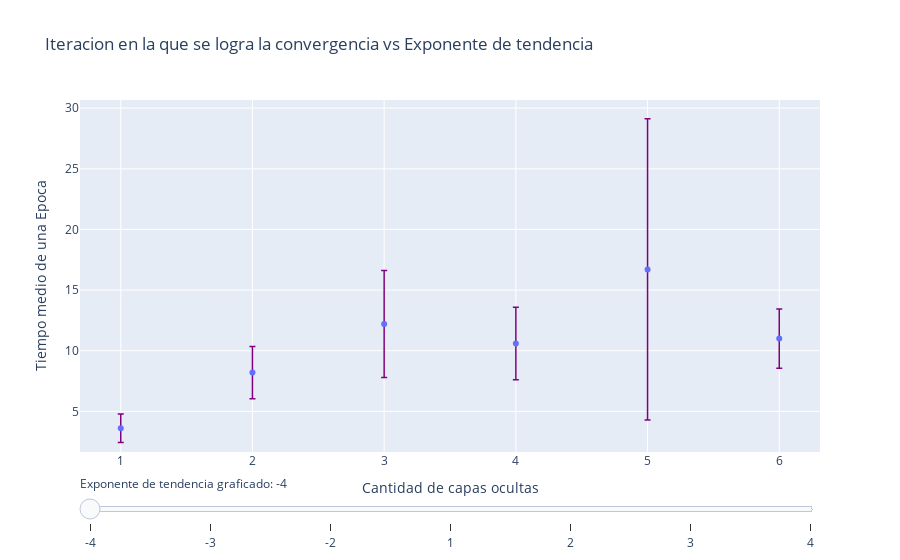

Notebook code cell kept with this figure:
### Code cell
## GRAFICOS 2D CON SLIDERS PARA POSIBLE CARACTERIZACION
# Create figure
#import plotly.graph_objects as go
fig = go.Figure()
#fig.show(block=True)
# Add traces, one for each slider step
for i in np.arange(0, X.shape[0] , 1):
    fig.add_trace(go.Scatter(  visible=False,
        x=Y[i,:], y=Z_3[i,:], mode='markers', name='measured', 
        error_y=dict( type='data', array=dZ_3[i,:], arrayminus = dZ_3[i,:] , color='purple', thickness=1.5, width=3) ) )
fig.data[0].visible = True# Make 10th trace visible
# Create and add slider
steps = [];
for i in range(len(fig.data)):
    #print(step)
    step = dict( method="restyle", args  =["visible", [False] * len(fig.data)], label = str(X[i,0]) )
    step["args"][1][i] = True  # Toggle i'th trace to "visible"
    steps.append(step)
sliders = [dict( active=10, currentvalue={"prefix": "Exponente de tendencia graficado: "}, pad={"t": 20}, steps=steps )]
fig.update_layout( sliders=sliders )
fig.update_layout(
    yaxis  = dict(range=[np.min(Z_3 - dZ_3), np.max(Z_3 + dZ_3)]), 
    xaxis_title="Cantidad de capas ocultas", yaxis_title="Tiempo medio de una Epoca", 
    title=" Iteracion en la que se logra la convergencia vs Exponente de tendencia",)
fig.show()

### Figure 1 — Plotly figure (JSON) as saved in the notebook; plotly's stock layout.template omitted (floating-point values rounded to 4 significant figures)
{"data": [{"error_y": {"array": [1.174, 2.15, 4.417, 2.989, 12.42, 2.449], "arrayminus": [1.174, 2.15, 4.417, 2.989, 12.42, 2.449], "color": "purple", "thickness": 1.5, "type": "data", "width": 3}, "mode": "markers", "name": "measured", "type": "scatter", "visible": true, "x": [1, 2, 3, 4, 5, 6], "y": [3.6, 8.2, 12.2, 10.6, 16.7, 11]}, {"error_y": {"array": [1.494, 1.287, 4.442, 2.251, 13.0, 8.423], "arrayminus": [1.494, 1.287, 4.442, 2.251, 13.0, 8.423], "color": "purple", "thickness": 1.5, "type": "data", "width": 3}, "mode": "markers", "name": "measured", "type": "scatter", "visible": false, "x": [1, 2, 3, 4, 5, 6], "y": [3.7, 8.9, 11.2, 10.2, 17.4, 18.5]}, {"error_y": {"array": [1.549, 3.327, 2.406, 2.452, 10.87, 7.871], "arrayminus": [1.549, 3.327, 2.406, 2.452, 10.87, 7.871], "color": "purple", "thickness": 1.5, "type": "data", "width": 3}, "mode": "markers", "name": "measured", "type": "scatter", "visible": false, "x": [1, 2, 3, 4, 5, 6], "y": [3.2, 6.8, 10.7, 9.3, 19.8, 12.8]}, {"error_y": {"array": [0.6749, 2.183, 1.43, 1.874, 4.523, 4.498], "arrayminus": [0.6749, 2.183, 1.43, 1.874, 4.523, 4.498], "color": "purple", "thickness": 1.5, "type": "data", "width": 3}, "mode": "markers", "name": "measured", "type": "scatter", "visible": false, "x": [1, 2, 3, 4, 5, 6], "y": [2.7, 6.9, 9.4, 10.2, 17.7, 12.3]}, {"error_y": {"array": [0.7379, 1.578, 0.6992, 2.309, 1.841, 2.224], "arrayminus": [0.7379, 1.578, 0.6992, 2.309, 1.841, 2.224], "color": "purple", "thickness": 1.5, "type": "data", "width": 3}, "mode": "markers", "name": "measured", "type": "scatter", "visible": false, "x": [1, 2, 3, 4, 5, 6], "y": [4.9, 4.6, 8.6, 7, 8.5, 8.5]}, {"error_y": {"array": [1.247, 0.7071, 2.044, 0.8233, 1.776, 2.685], "arrayminus": [1.247, 0.7071, 2.044, 0.8233, 1.776, 2.685], "color": "purple", "thickness": 1.5, "type": "data", "width": 3}, "mode": "markers", "name": "measured", "type": "scatter", "visible": false, "x": [1, 2, 3, 4, 5, 6], "y": [7, 4.5, 5.2, 5.7, 6.6, 8.1]}, {"error_y": {"array": [1.265, 0.7379, 0.8233, 1.101, 1.101, 2.263], "arrayminus": [1.265, 0.7379, 0.8233, 1.101, 1.101, 2.263], "color": "purple", "thickness": 1.5, "type": "data", "width": 3}, "mode": "markers", "name": "measured", "type": "scatter", "visible": false, "x": [1, 2, 3, 4, 5, 6], "y": [10.6, 8.1, 8.3, 7.9, 8.9, 11.7]}], "layout": {"sliders": [{"active": 10, "currentvalue": {"prefix": "Exponente de tendencia graficado: "}, "pad": {"t": 20}, "steps": [{"args": ["visible", [true, false, false, false, false, false, false]], "label": "-4", "method": "restyle"}, {"args": ["visible", [false, true, false, false, false, false, false]], "label": "-3", "method": "restyle"}, {"args": ["visible", [false, false, true, false, false, false, false]], "label": "-2", "method": "restyle"}, {"args": ["visible", [false, false, false, true, false, false, false]], "label": "1", "method": "restyle"}, {"args": ["visible", [false, false, false, false, true, false, false]], "label": "2", "method": "restyle"}, {"args": ["visible", [false, false, false, false, false, true, false]], "label": "3", "method": "restyle"}, {"args": ["visible", [false, false, false, false, false, false, true]], "label": "4", "method": "restyle"}]}], "title": {"text": " Iteracion en la que se logra la convergencia vs Exponente de tendencia"}, "xaxis": {"title": {"text": "Cantidad de capas ocultas"}}, "yaxis": {"range": [1.651, 30.67], "title": {"text": "Tiempo medio de una Epoca"}}}}
